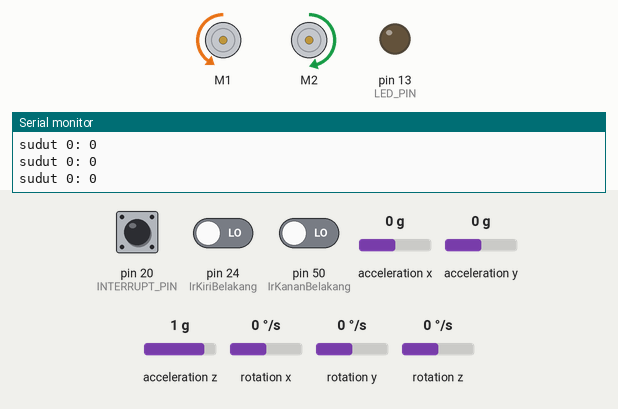
Simulated run of this sketch. Board: Arduino Mega 2560, built with avr-gcc and run on an emulated ATmega2560. On the bench: 2 × DC motor (green arrow = forward, orange = backward, longer = faster), output pins drawn as LEDs (lit = HIGH), the last lines printed to the serial monitor. The test bench sets the inputs (shaded band); at power-on: rotation z 0 °/s, pin 50 (IrKananBelakang) LOW, pin 20 (INTERRUPT_PIN) LOW, pin 24 (IrKiriBelakang) LOW, acceleration x 0 g, acceleration y 0 g, acceleration z 1 g, rotation x 0 °/s, rotation y 0 °/s. The sensor or clock chip raises its interrupt line as the real part does.

Above: at 1.7 s.
1.8 s: rotation z set to -192 °/s
At 1.96 s:
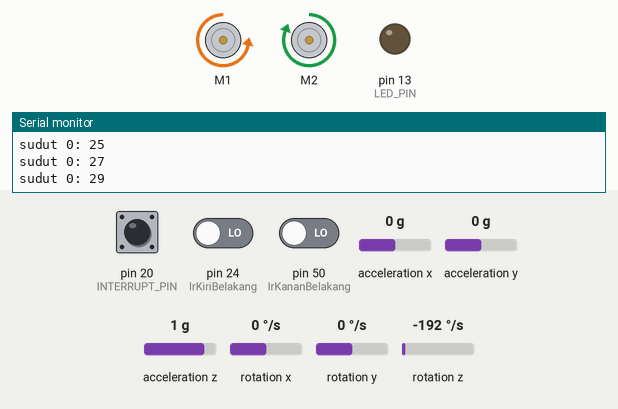
At 2.56 s:
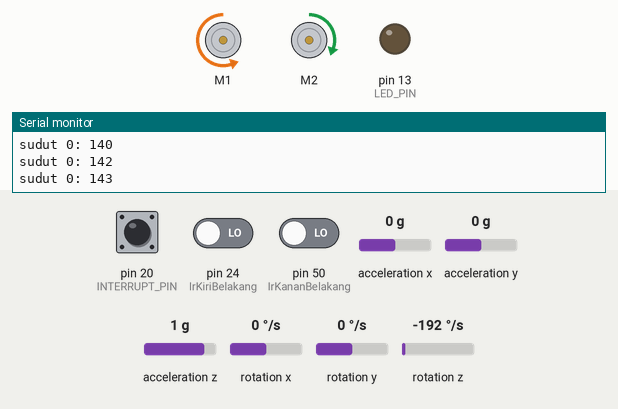
4.8 s: pin 50 (IrKananBelakang) driven HIGH
At 6.4 s:
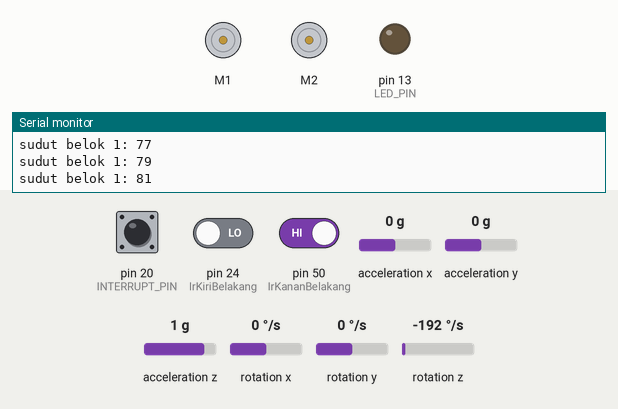
Timing chart, 0 to 8.5 s (numbered marks = the images above; inputs shaded):
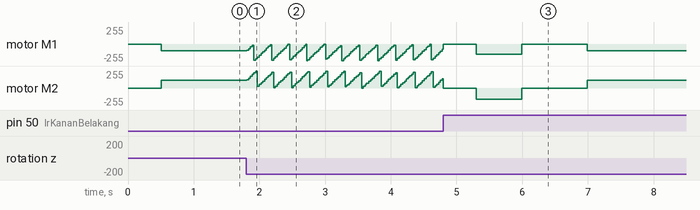

The sketch:

contohimu.ino
```cpp
#include <AFMotor.h>
#include "I2Cdev.h"
#include "MPU6050_6Axis_MotionApps20.h"

#if I2CDEV_IMPLEMENTATION == I2CDEV_ARDUINO_WIRE
#include "Wire.h"
#endif

AF_DCMotor motor_kiri(1);
AF_DCMotor motor_kanan(2);

MPU6050 mpu;

#define OUTPUT_READABLE_YAWPITCHROLL

#define INTERRUPT_PIN 20  // use pin 2 on Arduino Uno & most boards
#define LED_PIN 13       // (Arduino is 13, Teensy is 11, Teensy++ is 6)
#define IrKiriDepan 22
#define IrKiriBelakang 24
#define IrKananDepan 48
#define IrKananBelakang 50
bool blinkState = false;

bool dmpReady = false;   // set true if DMP init was successful
uint8_t mpuIntStatus;    // holds actual interrupt status byte from MPU
uint8_t devStatus;
uint16_t packetSize;
uint16_t fifoCount;
uint8_t fifoBuffer[64];

Quaternion q;

VectorFloat gravity;
float euler[3];
float ypr[3];

bool awal = true;
bool turning1 = false;
bool turning2 = false;
bool turning3 = false;

bool lurus1 = false,
    lurus2 = false,
    lurus3 = false;

void belokKanan(int pwm_l, int pwm_r) {
  motor_kanan.setSpeed(pwm_r);
  motor_kiri.setSpeed(pwm_l);

  motor_kanan.run(BACKWARD);
  motor_kiri.run(BACKWARD);
}

void belokKiri(int pwm_l, int pwm_r) {
  motor_kanan.setSpeed(pwm_r);
  motor_kiri.setSpeed(pwm_l);

  motor_kanan.run(FORWARD);
  motor_kiri.run(FORWARD);
}

int kecepatan_motorKiri;    // Sesuaikan kecepatan sesuai kebutuhan
int kecepatan_motorKanan;  // Sesuaikan kecepatan sesuai kebutuhan
int sudut;
int selisih_kecepatan;

volatile bool mpuInterrupt = false;  // indicates whether MPU interrupt pin has gone high
void dmpDataReady() {
  mpuInterrupt = true;
}
unsigned long startTime = millis();
unsigned long duration = 2000; // 2 detik

void setup() {
  Wire.begin();
  Wire.setClock(400000);

  Serial.begin(115200);
  while (!Serial);

  mpu.initialize();
  pinMode(INTERRUPT_PIN, INPUT);

  devStatus = mpu.dmpInitialize();

  // supply your own gyro offsets here, scaled for min sensitivity
  mpu.setXGyroOffset(220);
  mpu.setYGyroOffset(76);
  mpu.setZGyroOffset(-85);
  mpu.setZAccelOffset(1788);  // 1688 factory default for my test chip

  // make sure it worked (returns 0 if so)
  if (devStatus == 0) {
    // Calibration Time: generate offsets and calibrate our MPU6050
    mpu.CalibrateAccel(6);
    mpu.CalibrateGyro(6);

    mpu.setDMPEnabled(true);

    attachInterrupt(digitalPinToInterrupt(INTERRUPT_PIN), dmpDataReady, RISING);
    mpuIntStatus = mpu.getIntStatus();

    dmpReady = true;

    packetSize = mpu.dmpGetFIFOPacketSize();
  }

  //IR Sensor
  pinMode(IrKiriBelakang, INPUT);
  pinMode(IrKiriDepan, INPUT);
  pinMode(IrKananBelakang, INPUT);
  pinMode(IrKananDepan, INPUT);

  // configure LED for output
  pinMode(LED_PIN, OUTPUT);
}

void loop() {
  if (!dmpReady) return;
  //lurus pertama=============================================================================
  if (mpu.dmpGetCurrentFIFOPacket(fifoBuffer)) {
  // #ifdef OUTPUT_READABLE_YAWPITCHROLL
    if(awal == true){
      mpu.dmpGetQuaternion(&q, fifoBuffer);
      mpu.dmpGetGravity(&gravity, &q);
      mpu.dmpGetYawPitchRoll(ypr, &q, &gravity);
      int kecepatan_motorKiri = 100;
      int kecepatan_motorKanan = 120;
      int sudut = (ypr[0] * 180 / M_PI);
      Serial.print("sudut 0: ");
      Serial.println(sudut);
      int selisih_kecepatan = sudut * 5;  // Sesuaikan faktor pengganda sesuai kebutuhan
      motor_kiri.run(BACKWARD);
      motor_kanan.run(FORWARD);
      motor_kiri.setSpeed(kecepatan_motorKiri - selisih_kecepatan);
      motor_kanan.setSpeed(kecepatan_motorKanan + selisih_kecepatan);

    // #endif
      int irSensorValueKanan = digitalRead(IrKananBelakang);
      if(irSensorValueKanan == HIGH){
        awal = false;
        turning1 = true;
      }
    }

  //===========================================================================================
  if(turning1 == true){
    motor_kiri.run(RELEASE);
    motor_kanan.run(RELEASE);
    delay(500);
    while (sudut < 80) {
    belokKanan(150, 170);
      if (mpu.dmpGetCurrentFIFOPacket(fifoBuffer)) {
        mpu.dmpGetQuaternion(&q, fifoBuffer);
        mpu.dmpGetYawPitchRoll(ypr, &q, &gravity);
        sudut = (ypr[0] * 180 / M_PI);
        Serial.print("sudut belok 1: ");
        Serial.println(sudut);
      }
    }
    motor_kiri.run(RELEASE);
    motor_kanan.run(RELEASE);
    delay(1000);
    turning1 = false;
    lurus1 = true;
  }

      if(lurus1 == true){
        //=====================================================
          motor_kiri.run(BACKWARD);
          motor_kanan.run(FORWARD);
          motor_kiri.setSpeed(100);
          motor_kanan.setSpeed(120);
      //============================================================
        int irSensorValueKiri = digitalRead(IrKiriBelakang);
        if(irSensorValueKiri == HIGH){
          // lurus1 = false;
          lurus1 = false;
          turning2 = true;
        }
      }
    }

      if(turning2 == true){
        while (sudut > 10) {
        belokKiri(150, 170);
          if (mpu.dmpGetCurrentFIFOPacket(fifoBuffer)) {
            mpu.dmpGetQuaternion(&q, fifoBuffer);
            mpu.dmpGetYawPitchRoll(ypr, &q, &gravity);
            sudut = (ypr[0] * 180 / M_PI);
            Serial.print("sudut belok 2: ");
            Serial.println(sudut);
          }
        }
        motor_kiri.run(RELEASE);
        motor_kanan.run(RELEASE);
        delay(2000);
        turning2 = false;
        lurus2 = true;
      }

        if(lurus2 == true){
          //=====================================================
          if (mpu.dmpGetCurrentFIFOPacket(fifoBuffer)) {
            mpu.dmpGetQuaternion(&q, fifoBuffer);
            mpu.dmpGetYawPitchRoll(ypr, &q, &gravity);
            int kecepatan_motorKiri = 100;
            int kecepatan_motorKanan = 120;
            int sudut = (ypr[0] * 180 / M_PI);
            int selisih_kecepatan = sudut * 5;
            Serial.print("sudut belok 1: ");
            Serial.println(sudut);
            motor_kiri.run(BACKWARD);
            motor_kanan.run(FORWARD);
            motor_kiri.setSpeed(kecepatan_motorKiri - selisih_kecepatan);
            motor_kanan.setSpeed(kecepatan_motorKanan + selisih_kecepatan);

            int kiri = digitalRead(IrKiriBelakang);
            // int kanan = digitalRead(IrKananBelakang);
            if(kiri == HIGH){
              lurus2 = false;
              turning3 = true;
            }
          }
        //============================================================
        }
        if(turning3 == true){
          while (sudut > -80) {
          belokKiri(150, 180);
            if (mpu.dmpGetCurrentFIFOPacket(fifoBuffer)) {
              mpu.dmpGetQuaternion(&q, fifoBuffer);
              mpu.dmpGetYawPitchRoll(ypr, &q, &gravity);
              sudut = (ypr[0] * 180 / M_PI);
              Serial.print("terakhir: ");
              Serial.println(sudut);
            }
          }
          motor_kiri.run(FORWARD);
          motor_kanan.run(BACKWARD);
          delay(200);
          motor_kiri.run(RELEASE);
          motor_kanan.run(RELEASE);
          turning3 = false;

        }
}
  // while(true){

  // }
```

Measured:
- after the input at 1.8 s, motor M1: ramps from backward 251/255 to backward 2/255 and jumps back, once every 0.27 s; motor M2: ramps from stopped to forward 255/255 and jumps back, once every 0.27 s
